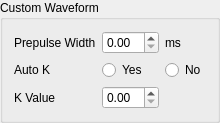
                      <widget class="QGroupBox" name="groupBox_23">
                       <property name="title">
                        <string>Custom Waveform</string>
                       </property>
                       <layout class="QGridLayout" name="gridLayout_20">
                        <item row="3" column="2">
                         <widget class="QLabel" name="label_68">
                          <property name="text">
                           <string>ms</string>
                          </property>
                         </widget>
                        </item>
                        <item row="3" column="1">
                         <widget class="QDoubleSpinBox" name="doubleSpinBox_15"/>
                        </item>
                        <item row="5" column="1">
                         <widget class="QRadioButton" name="radioButton_18">
                          <property name="text">
                           <string>Yes</string>
                          </property>
                         </widget>
                        </item>
                        <item row="5" column="0">
                         <widget class="QLabel" name="label_65">
                          <property name="text">
                           <string>Auto K</string>
                          </property>
                         </widget>
                        </item>
                        <item row="6" column="0">
                         <widget class="QLabel" name="label_67">
                          <property name="text">
                           <string>K Value</string>
                          </property>
                         </widget>
                        </item>
                        <item row="6" column="1">
                         <widget class="QDoubleSpinBox" name="doubleSpinBox_16"/>
                        </item>
                        <item row="3" column="0">
                         <widget class="QLabel" name="label_66">
                          <property name="text">
                           <string>Prepulse Width</string>
                          </property>
                         </widget>
                        </item>
                        <item row="5" column="2">
                         <widget class="QRadioButton" name="radioButton_17">
                          <property name="text">
                           <string>No</string>
                          </property>
                         </widget>
                        </item>
                       </layout>
                      </widget>
